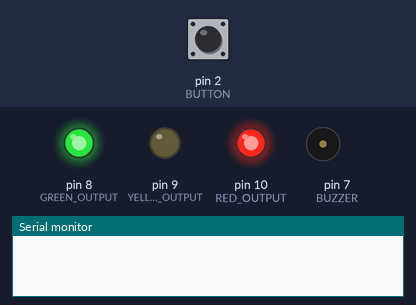
Bench run of a sketch on a simulated Arduino Uno, built with avr-gcc and run on an emulated ATmega328P. Parts: output pins drawn as LEDs (lit = HIGH), buzzer (waves = sounding), the last lines printed to the serial monitor. The inputs (shaded band) are chosen by the test bench; at power-on: pin 2 (BUTTON) HIGH.

Above: at 1.2 s.
1.3 s: pin 2 (BUTTON) pulled LOW for 0.15 s
At 2.5 s:
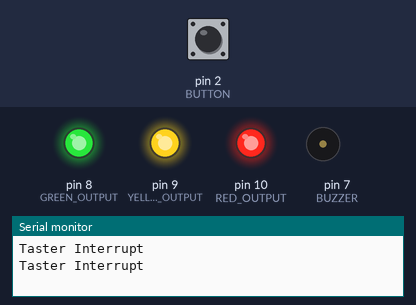
At 10.8 s:
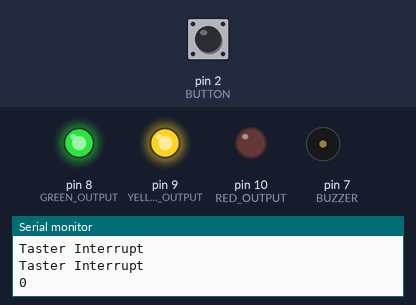
Timing chart, 0 to 61.5 s (numbered marks = the images above; inputs shaded):
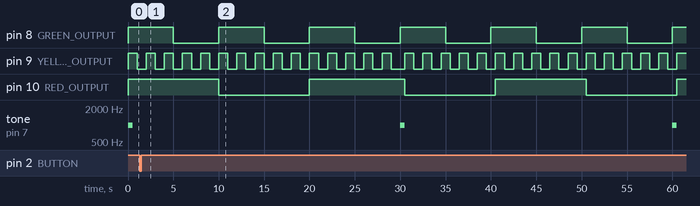

Measured:
- by itself, pin 8 (GREEN_OUTPUT): alternates HIGH for 5.0 s and LOW for 5.0 s
- by itself, pin 10 (RED_OUTPUT): alternates HIGH for 10.3 s and LOW for 10.0 s
- by itself, tone on pin 7 (BUZZER): alternates 1000 Hz for 0.50 s and silent for 29.5 s

The sketch:

Gruppe_10_P01_A03_A08.ino
```cpp
#define RED_OUTPUT 10
#define YELLOW_OUTPUT 9
#define GREEN_OUTPUT 8
#define BUZZER 7
#define BUTTON 2
#define DEBOUNCE_DELAY 50

// ul for increment
unsigned long lastExecution = 0;

// ul for buzzer
unsigned long lastBuzz = -1; // start at -1 so it triggers for wert == 0

// uls for LEDs
// individual counters for the LEDs
unsigned long lastExRed = 0;
unsigned long lastExYellow = 0;
unsigned long lastExGreen = 0;

// ul for buttonChecker function
unsigned long lastDebounceTime = 0;

// ul for interrupt_function
unsigned long buttonTime = 0;
unsigned long lastButtonTime = 0;

// variables for buttonChecker
int buttonValue = 1;
int lastButtonState = 1;

int wert = 0; // Is incremented every 10 seconds

/* Gets executed when the button is pressed */
void interrupt_function() {
  buttonTime = millis(); // sets 'buttonTime' to millis()
  /*
  check if buttonTime - lastButtonTime is > than 50 ms; if it is, then
  we know that the current state has changed
  */
  if ((buttonTime - lastButtonTime) > 50) {
    Serial.println("Taster Interrupt");
    lastButtonTime = buttonTime; // set lastButtonTime, so we can detect next change
  }
}

/* Periodically increments wert */
void increment(){
  if (millis() >= lastExecution+10000) { // checks to see if at least 10 seconds has past
    Serial.println(wert);
    lastExecution=millis(); // resets lastExecution so we can count up to 10 again
    wert+= 1;
  }
}

/* Runs the buzzer every 30 seconds */
void buzzy(){
  if (wert %3 == 0 && lastBuzz != wert) { // lastBuzz != wert, so it only buzzes once over 10 sec period
      tone(BUZZER, 1000);
      long current = millis();
      while(millis() < current+500);
      noTone(BUZZER);
      lastBuzz=wert;
  }
}

/* Handles the flashing of the red light */
void handleRedLight(){
  // checks millis() and, if it is >= to the lastExRed counter, toggles red LEDs
  if (millis() >= lastExRed+10000) { // checks to see if at least 10 seconds has past
    if (digitalRead(RED_OUTPUT)) {
      digitalWrite(RED_OUTPUT, LOW);
    }
    else {
      digitalWrite(RED_OUTPUT, HIGH);
    }
    lastExRed=millis(); // resets lastExRed counter so we can count up to 10 again
  }
}

/* Handles the flashing of the yellow light */
void handleYellowLight(){
    // checks millis() and, if it is >= to the lastExYellow counter, toggles yellow LEDs
  if (millis() >= lastExYellow+1000) { // checks to see if at least 1 second has past
    if (digitalRead(YELLOW_OUTPUT)) {
      digitalWrite(YELLOW_OUTPUT, LOW);
    }
    else {
      digitalWrite(YELLOW_OUTPUT, HIGH);
    }
    lastExYellow=millis(); // resets lastExYellow counter so we can count up to 1 again
  }
}

/* Handles the flashing of the green light */
void handleGreenLight(){
  // checks millis() and, if it is >= to the lastExGreen counter, toggles green LEDs
  if (millis() >= lastExGreen+5000) { // checks to see if at least 5 seconds has past
    if (digitalRead(GREEN_OUTPUT)) {
      digitalWrite(GREEN_OUTPUT, LOW);
    }
    else {
      digitalWrite(GREEN_OUTPUT, HIGH);
    }
  lastExGreen=millis(); // resets lastExGreen counter so we can count up to 5 again
  }
}

/* function from P01.6; left in, but commented out,
 because it was made irrelevant by interrupt
 */
//void buttonChecker() {
//  int sensorValue = digitalRead(BUTTON); // gets current sensor value
//  /*
//  check if current and last known state are different
//  so we only get a print-out if they're different (otherwise it's just a constant printout)
//  */
//  if (sensorValue != lastButtonState) {
//    lastDebounceTime = millis(); // reset debounce timer
//  }
//  /*
//  check if current millis() - lastDebounceTime is > than DEBOUNCE_DELAY; if it is, then
//  we know that the current state has changed
//  */
//  if ((millis() - lastDebounceTime) > DEBOUNCE_DELAY) {
//    if(sensorValue != buttonValue) { // check if there's a difference
//      buttonValue = sensorValue; // make two values the same
//      if (sensorValue == LOW) {
//        Serial.println("pressed"); // if low, print pressed
//      }
//      else {
//        Serial.println("Not pressed"); // else high, print not pressed
//      }
//    }
//  }
//  lastButtonState = sensorValue; // set lastButtonState to sensorValue so we can detect next change
//}

void setup() {
  Serial.begin(9600);
  pinMode(RED_OUTPUT, OUTPUT);
  digitalWrite(RED_OUTPUT, HIGH);

  pinMode(YELLOW_OUTPUT, OUTPUT);
  digitalWrite(YELLOW_OUTPUT, HIGH);

  pinMode(GREEN_OUTPUT, OUTPUT);
  digitalWrite(GREEN_OUTPUT, HIGH);

  pinMode(BUZZER, OUTPUT);

  pinMode(BUTTON, INPUT_PULLUP); // for pull-up resistor

  attachInterrupt(digitalPinToInterrupt(BUTTON), interrupt_function, CHANGE);

}

void loop() {
  //Serial.println("Hello world"); // old code from P01.3
  //delay(5000); // old code from P01.3

  increment();
  buzzy();
  handleRedLight();
  handleYellowLight();
  handleGreenLight();
}
```
